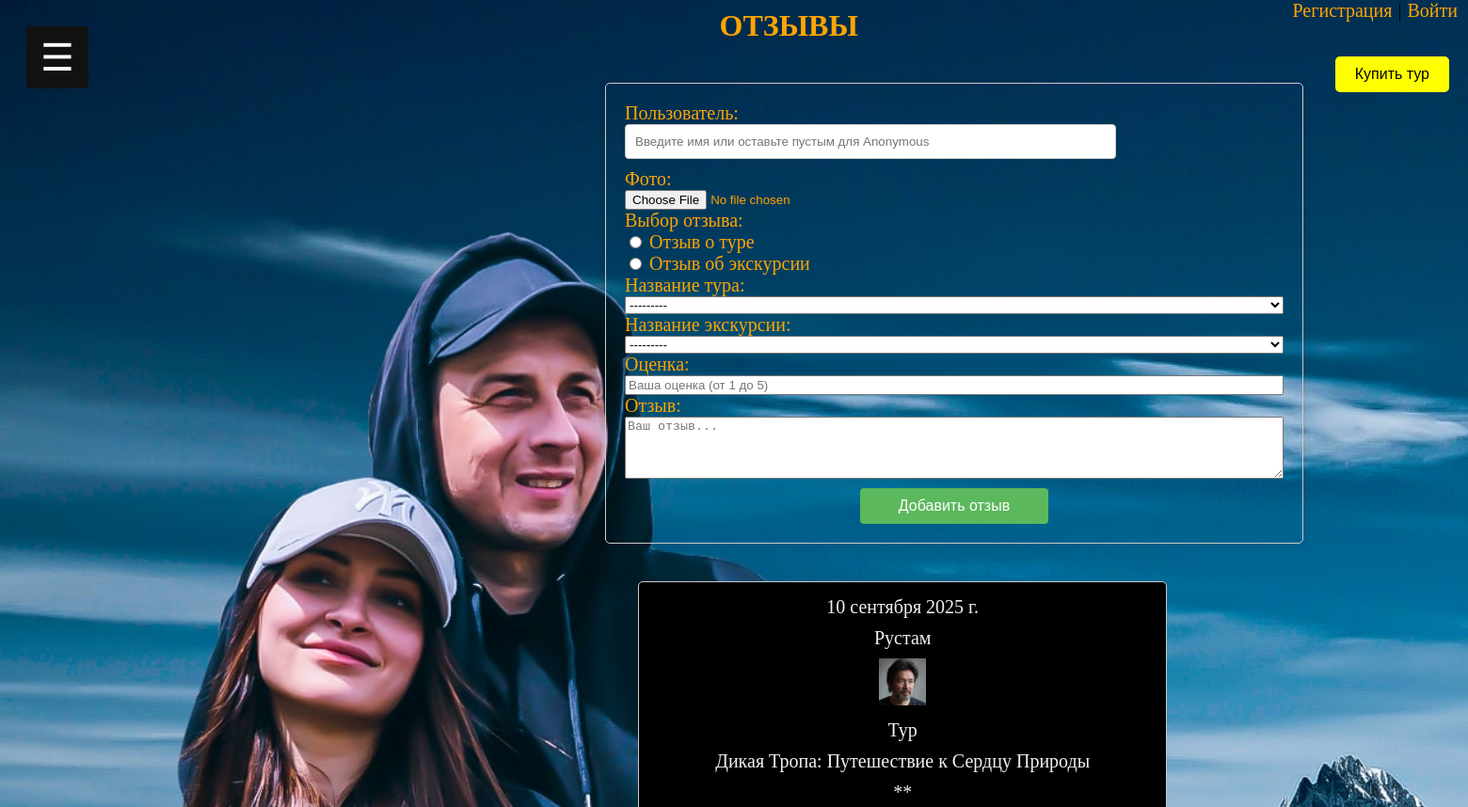
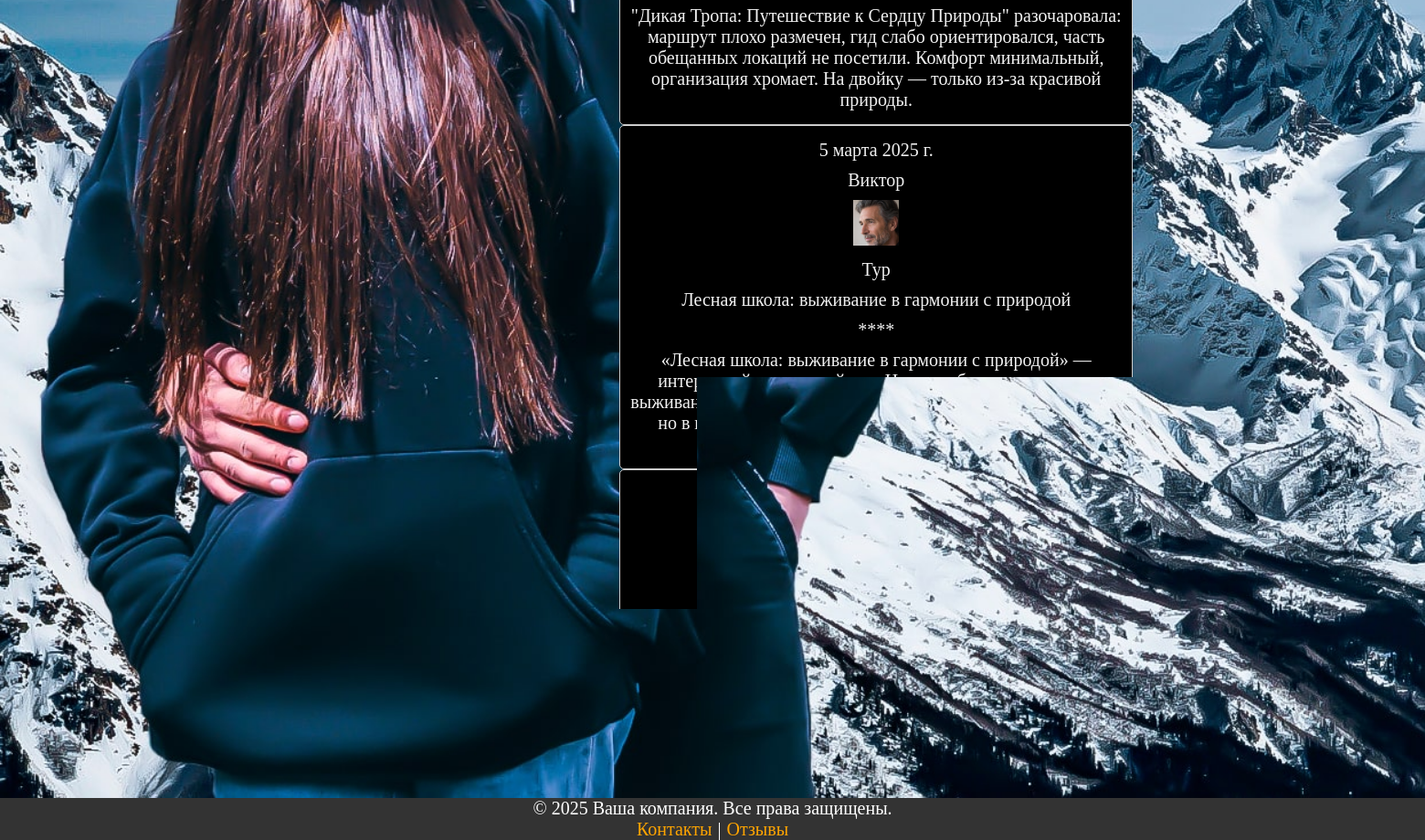
The app's page /reviews with its own data (2 pictures, top to bottom).
### turfirmaapp/models.py (models this page shows, shortened)
class Reviews(models.Model):
    user = models.CharField(max_length=50, blank=True, default="Anonymous", verbose_name="Пользователь")
    tour = models.ForeignKey(Tours, on_delete=models.CASCADE, verbose_name="Название тура", null=True, default=None, blank=True)
    excursion = models.ForeignKey(Excursions, on_delete=models.CASCADE, verbose_name="Название экскурсии", null=True, default=None, blank=True)
    star = models.IntegerField(verbose_name="Оценка",
                               validators=[MinValueValidator(1),
                                           MaxValueValidator(5)],
                               null=True)
    photo = models.ImageField(upload_to="photo/", blank=True, null=True, default="photo/default_avatar.png",
                              verbose_name="Фото")
    review = models.CharField(max_length=255, verbose_name="Отзыв")
    date_review = models.DateField(verbose_name="Дата отзыва", default=date.today)
    class Meta:
        verbose_name = 'отзыв'
        verbose_name_plural = "Отзывы"

class Tours(models.Model):
    tour_name = models.CharField(max_length=100, verbose_name="Название тура")
    level = models.IntegerField(verbose_name="Уровень сложности", null=True)
    description = models.TextField(null=True, blank=True, verbose_name="Описание")
    start_date = models.DateField(verbose_name="Дата начала")
    end_date = models.DateField(verbose_name="Дата окончания")
    price = models.DecimalField(max_digits=10, decimal_places=2, verbose_name="Цена")
    photo_tour = models.ImageField(upload_to="photo_tour/", verbose_name="Фотография", null=True)
    excursions = models.ManyToManyField(Excursions, verbose_name="Название экскурсии", blank=True)
    transport = models.ForeignKey(Transport, on_delete=models.CASCADE, verbose_name="ID транспорта")
    hotel = models.ForeignKey(Hotels, on_delete=models.CASCADE, verbose_name="название отеля")
    number_of_views = models.IntegerField(verbose_name="Количество просмотров", null=True, default=0)
    def __str__(self):
        return self.tour_name
    class Meta:
        verbose_name = 'тур'
        verbose_name_plural = "Туры"

class Excursions(models.Model):
    excursion_name = models.CharField(max_length=100, verbose_name="Название экскурсии")
    description = models.TextField(null=True, blank=True, verbose_name="Описание")
    excursion_date = models.DateField(verbose_name="Дата экскурсии")
    price = models.DecimalField(max_digits=10, decimal_places=2, verbose_name="Цена")
    photo_excur = models.ImageField(upload_to="photo_excur/", verbose_name="Фотография", null=True)
    def __str__(self):
        return self.excursion_name
    class Meta:
        verbose_name = 'экскурсию'
        verbose_name_plural = "Экскурсии"

### turfirmaapp/views.py (the view)
# urls.py: path('reviews', reviews, name='reviews'),
def reviews(request):
    my_data = request.session.get('customer', None)
    outperform = ReviewForm(request.POST, request.FILES)
    rdata = Reviews.objects.all().order_by('-id')
    if request.method == "POST":
        if outperform.is_valid():
            outperform.save()
            data = func(rdata)
            return render(request, 'reviews.html', {'form': outperform, 'data': data, 'customer': my_data})
        rdata = Reviews.objects.all().order_by('-id')
        data = func(rdata)
        return render(request, 'reviews.html', {"form": outperform, "data": data, 'customer': my_data})
    else:
        data = func(rdata)
        return render(request, 'reviews.html', {"form": outperform, "data": data, "customer": my_data})

### turfirmaapp/forms.py (called while the page is built)
    def clean_user(self):
        user = self.cleaned_data.get('user', '').strip()
        if not user:
            return 'Anonymous'
        return user

### turfirmaapp/views.py (called while the page is built)
def func(rdata):
    review_lst = []
    for item in rdata:
        ex_id = item.excursion_id
        tour_id = item.tour_id
        if tour_id == None:
            review_type = "Экскурсия"
            review_name = Excursions.objects.get(id=ex_id).excursion_name
        if ex_id == None:
            review_type = "Тур"
            review_name = Tours.objects.get(id=tour_id).tour_name
        review_lst.append((review_type, review_name))
    total_lst = list(zip(review_lst, rdata))
    return total_lst

### turfirmaapp/templates/reviews.html (shortened to what this page needs)
{% extends 'base.html' %}
{% block content %}
<h1>Отзывы</h1>
<div class="form-container" style="left: 635px; top: -40px;">
<form method="post" enctype="multipart/form-data">
    {{ form.as_table}}
  <button style="width: 200px; margin-top: 10px;" type="submit">Добавить отзыв</button>
</form>
</div>
{% if data %}
    {% for item in data %}
        <div class="ab_us" style="margin-left: 670px;">
            <p>{{ item.1.date_review }}</p>
            <p>{{ item.1.user }}</p>
            <p><img class="photo_review" src="{{item.1.photo.url}}"></p>
            <p>{{ item.0.0 }}</p>
            <p>{{ item.0.1 }}</p>
            {% if item.1.star == 1 %}<p>*</p>
            {% elif item.1.star == 2 %}<p>**</p>
            {% elif item.1.star == 3 %}<p>***</p>
            {% elif item.1.star == 4 %}<p>****</p>
            {% elif item.1.star == 5 %}<p>*****</p>
            {% endif %}
            <p>{{ item.1.review }}</p>
        </div>
    {% endfor %}
    <p style="height: 20px"></p>
{% else %}
    <h4>Отзывов пока нет, но они обязательно появятся в скором времени!!!</h4>
{% endif %}
{% endblock %}

### turfirmaapp/static/css/styles.css (style rules this page uses)
body { background-size: cover; background-attachment: fixed; overflow-x: hidden; }
h1 { color: orange; position: relative; top: -60px; left: 49%; text-transform: uppercase; unicode-bidi: isolate; }
.photo_review { width: 50px; height: 50px; }
.ab_us { margin-left: 660px; word-wrap: break-word; padding: 10px; border: 1px solid #ccc; border-radius: 5px; background-color: black; color: #f1f1f1; text-align: center; font-size: 20px; width: 35%; }
.ab_us p { margin: 0; padding: 5px 0; }
.form-container { border: 1px solid #ccc; padding: 20px; border-radius: 5px; box-shadow: 0 2px 10px rgba(0, 0, 0, 0.1); width: 700px; position: relative; left: 700px; top: 50px; color: orange; }
form { display: flex; flex-direction: column; font-size: 20px; }
input[type="text"], input[type="email"] { margin-bottom: 10px; padding: 10px; border: 1px solid #ccc; border-radius: 4px; width: 500px; }
button { padding: 10px; background-color: #5cb85c; color: white; border: none; border-radius: 4px; cursor: pointer; font-size: 16px; margin: auto; }

### records on screen
Reviews: date_review "10 сентября 2025 г.", user "Рустам", photo (picture), item "Тур", tour_name "Дикая Тропа: Путешествие к Сердцу Природы", review "\"Дикая Тропа: Путешествие к Сердцу Природы\" разочаровала: маршрут плохо размечен, гид слабо ориентировался, часть обещанных локаций не посетили. Комфорт минимальный, организация хромает. На двойку — только из‑за красивой природы."
Reviews: date_review "5 марта 2025 г.", user "Виктор", photo (picture), item "Тур", tour_name "Лесная школа: выживание в гармонии с природой", review "«Лесная школа: выживание в гармонии с природой» — интересный и полезный тур. Научили базовым навыкам выживания, было увлекательно. Немного не хватило практики, но в целом всё понравилось. Рекомендую тем, кто хочет прикоснуться к природе."
Reviews: date_review "5 марта 2025 г.", user "Екатерина", photo (picture), item "Экскурсия", excursion_name "Природа и история", review "Экскурсия сочетает природу и историю, но слишком поверхностно: мало времени на объектах, рассказ гида общий. Логистика с задержками. Базовое представление есть, но хочется глубже и чётче. Оценка 3."
